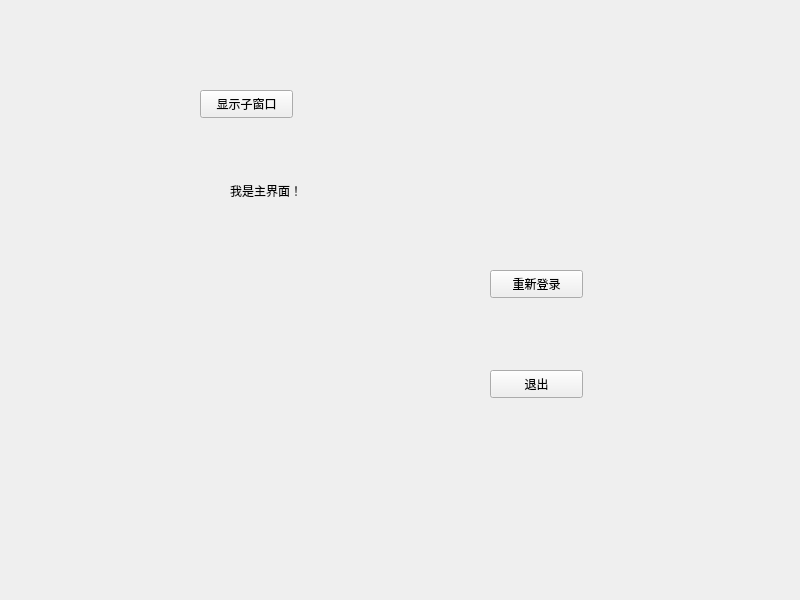
<?xml version="1.0" encoding="UTF-8"?>
<ui version="4.0">
 <class>MyWidget</class>
 <widget class="QWidget" name="MyWidget">
  <property name="geometry">
   <rect>
    <x>0</x>
    <y>0</y>
    <width>800</width>
    <height>600</height>
   </rect>
  </property>
  <property name="windowTitle">
   <string>MyWidget</string>
  </property>
  <widget class="QLabel" name="label">
   <property name="geometry">
    <rect>
     <x>230</x>
     <y>180</y>
     <width>121</width>
     <height>21</height>
    </rect>
   </property>
   <property name="text">
    <string>我是主界面！</string>
   </property>
  </widget>
  <widget class="QPushButton" name="showChildButton">
   <property name="geometry">
    <rect>
     <x>200</x>
     <y>90</y>
     <width>93</width>
     <height>28</height>
    </rect>
   </property>
   <property name="text">
    <string>显示子窗口</string>
   </property>
  </widget>
  <widget class="QPushButton" name="pushButton">
   <property name="geometry">
    <rect>
     <x>490</x>
     <y>270</y>
     <width>93</width>
     <height>28</height>
    </rect>
   </property>
   <property name="text">
    <string>重新登录</string>
   </property>
  </widget>
  <widget class="QPushButton" name="pushButton_2">
   <property name="geometry">
    <rect>
     <x>490</x>
     <y>370</y>
     <width>93</width>
     <height>28</height>
    </rect>
   </property>
   <property name="text">
    <string>退出</string>
   </property>
  </widget>
 </widget>
 <resources/>
 <connections>
  <connection>
   <sender>pushButton_2</sender>
   <signal>clicked()</signal>
   <receiver>MyWidget</receiver>
   <slot>close()</slot>
   <hints>
    <hint type="sourcelabel">
     <x>521</x>
     <y>376</y>
    </hint>
    <hint type="destinationlabel">
     <x>605</x>
     <y>458</y>
    </hint>
   </hints>
  </connection>
 </connections>
</ui>
